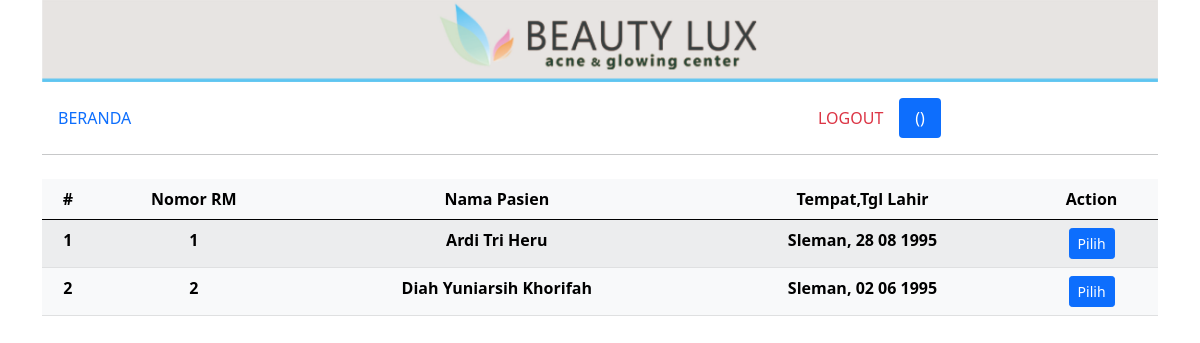
The app's page /daftar_treatment_cari_nama_list.php with its own data.
### tables this page shows
CREATE TABLE `customer` (
  `id_customer` int(10) NOT NULL AUTO_INCREMENT,
  `nama` varchar(50) NOT NULL,
  `tgl_lahir` date NOT NULL,
  `tempat_lahir` varchar(20) NOT NULL,
  `alamat` varchar(100) NOT NULL,
  `no_hp` varchar(13) NOT NULL,
  PRIMARY KEY (`id_customer`),
  KEY `id_customer` (`id_customer`)
);

### daftar_treatment_cari_nama_list.php (the view)
<?php include('templates/header.php'); ?>
<div class="container mb-5">
    <div class="row">
        <div class="col-md-12">
            <img src="img/header.jpg" class="img-fluid" alt="...">
        </div>
    </div>
    <div class="row mt-3 mb-2">
        <div class="col">
            <?php include('menu.php'); ?>
        </div>
    </div>
    <div class="row">
        <div class="col-md-12">
            <table class="table table-hover table-light table-striped">
                <thead>
                    <tr>
                        <th class="text-center" scope="col">#</th>
                        <th class="text-center" scope="col">Nomor RM</th>
                        <th class="text-center" scope="col">Nama Pasien</th>
                        <th class="text-center" scope="col">Tempat,Tgl Lahir</th>
                        <th class="text-center" scope="col">Action</th>
                    </tr>
                </thead>
                <tbody>
                    <?php
                    $nama = $_POST['nama'];
                    $no = 1;
                    include 'templates/koneksi.php';
                    $query = mysqli_query($koneksi, "SELECT * FROM customer WHERE nama LIKE '%' '$nama' '%'");
                    while ($d = mysqli_fetch_array($query)) {
                    ?>
                        <tr>
                            <th class="text-center" scope="row"><?= $no++; ?></th>
                            <th class="text-center" scope="row"><?= $d['id_customer']; ?></th>
                            <th class="text-center" scope="row"><?= $d['nama']; ?></th>
                            <th class="text-center" scope="row"><?= $d['tempat_lahir'] . ',&nbsp;' . date('d m Y', strtotime($d['tgl_lahir'])); ?></th>
                            <th class="text-center" scope="row">
                                <a href="daftar_treatment_form.php?id_customer=<?= $d['id_customer']; ?>" type="button" class="btn btn-primary btn-sm">Pilih</a>
                            </th>
                            </ </tr>
                        <?php } ?>
            </table>
        </div>
    </div>
</div>
<?php include('templates/footer.php'); ?>

### records on screen
customer: id_customer "1", nama "Ardi Tri Heru", tempat_lahir "Sleman", tgl_lahir "28 08 1995"
customer: id_customer "2", nama "Diah Yuniarsih Khorifah", tempat_lahir "Sleman", tgl_lahir "02 06 1995"
